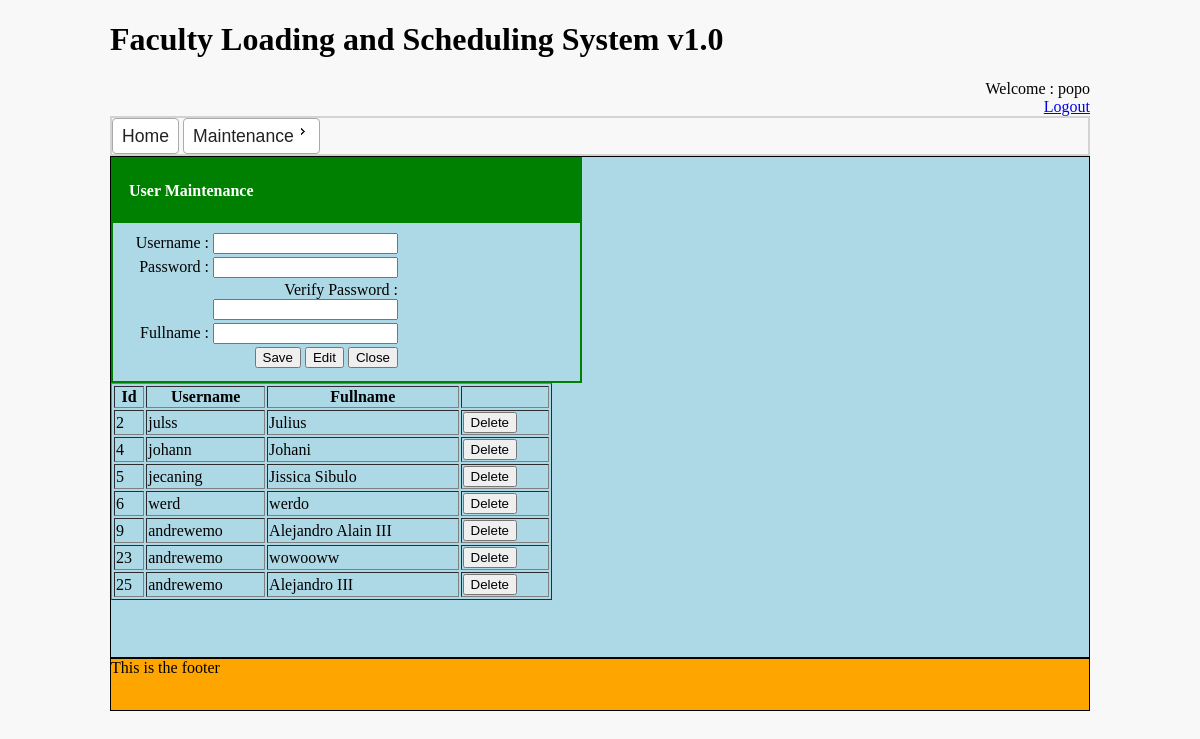
The app's page /index.php/default_controller/userMaintenance (signed in) with its own data.
### tables this page shows
CREATE TABLE IF NOT EXISTS `users` (
  `id` int(11) NOT NULL AUTO_INCREMENT,
  `username` varchar(255) DEFAULT NULL,
  `password` varchar(255) DEFAULT NULL,
  `FullName` varchar(255) NOT NULL,
  `ISDELETED` enum('Y','N') NOT NULL DEFAULT 'N',
  PRIMARY KEY (`id`)
);

### application/models/m_get_db.php (called while the page is built, shortened)
<?php
class M_Get_DB extends CI_Model
{
	function getAllUsers($userNames)
	{
		$this->db->select("id, username, password, fullname");
	    $this->db->from('users');
	    $this->db->where('isdeleted', 'N');
	    $this->db->where('username !=', $userNames);
	    $q = $this->db->get();
	    if($q->num_rows() > 0)
	    {
	        return $q->result();
    	} else {return "";}
	}
}

### index.php (called while the page is built, shortened)
<?php
require_once BASEPATH.'core/CodeIgniter.php';

### application/controllers/Default_Controller.php (the view, shortened to what this page needs)
<?php if ( ! defined('BASEPATH')) exit('No direct script access allowed');
class Default_Controller extends CI_Controller {
	var $name;
	var $color;
   function userMaintenance(){
   		$data['title'] = 'Main View Title';
		$data['name'] = $this->name;
		$data['color'] = $this->color;
		$u =  @$_POST['txtUsername'];
		$p =  @$_POST['txtPassword'];
		$data['header'] = 'layout/view_header';
		$data['menu'] = 'layout/view_menu';
		$data['footer'] = 'layout/view_footer';
		$data['listOfUsers'] = $this->listOfUsers();
		if($this->getUsers($u, $p ) != null || isset($_SESSION['username'])){
			$this->load->view('v_userMaintenance', $data);
		} else {
			$this->load->view('v_login', $data);
		}
   }
   function getUsers($u, $p)
   {
   		$this->load->model('m_get_db');
   		return $this->m_get_db->getAll($u, $p);
   }
	function listOfUsers(){
		$userNames 	= (isset($_SESSION['username']) ? $_SESSION['username'] : @$_POST['txtUsername']);
		$this->load->model('m_get_db');
		$result = $this->m_get_db->getAllUsers($userNames);
			$xxx = "";
			if($result != null){
				foreach($result as $test){
				$xxx .="<tr>
				<input type='hidden' name='a".$test->id."' id='a".$test->id."' value = ".$test->username.">
				<input type='hidden' name='f".$test->id."' id='f".$test->id."' value = ".$test->fullname.">
				<td  class = 'lvwUserMaintenance' id = ".$test->id." name= ".$test->id.">" . $test->id
				."</td> <td  class = 'lvwUserMaintenance' id = ".$test->id." >". $test->username
				."</td> <td  class = 'lvwUserMaintenance' id = ".$test->id." >" .$test->fullname ." </td>
				<td><input type='button' value='Delete' class='delUser' id=".$test->id."></td></tr>";
				}
			} else {
				$xxx .= "<td style='text-align:center' colspan='4'>No Result Found"
				."</td>";
			}
		return $xxx;
	}
}

### application/views/v_userMaintenance.php (shortened to what this page needs)
 <!DOCTYPE html>
<html lang="en">
	<head>
		<link rel="stylesheet" type="text/css" href="/scheduler-app/resources/css/myStyles.css"/>
		<link rel="stylesheet" type="text/css" href="/scheduler-app/resources/css/maintenance.css"/>
		<link rel="stylesheet" type="text/css" href="/scheduler-app/resources/css/jquery-ui/jquery-ui.css">
	</head>
	<body>
		<div id="header">
			<div class="header_inner">
				<div><?php $this->load->view( $header ) ?></div>
				<div style="text-align:right;"><div>Welcome : <?php echo $_SESSION['fullname'] ?></div><a href="/scheduler-app/index.php/Default_Controller/logout">	 Logout</a></div>
			</div>
		</div>
		<div class="menu_bar">
				<div><?php $this->load->view( $menu ) ?></div>
		</div>
		<div class='content'>
			<div class='content_inner '  style="border:0px solid yellow;">
				<div class='maintenance_header'>
					<h4>User Maintenance</h4>
				</div>
				<form action="/scheduler-app/index.php/Default_Controller/insertValues"  method="POST" id="Data">
					<div class='maintenance'>
							<div >
								<label for='txtUsername'>Username :</label> <input id='txtUsername' type='text' name='txtUsername'/>
							</div>
							<div >
								<label for='txtPassword'>Password : </label>
								<input id='txtPassword' type="password" name="txtPassword"/>
							</div>
							<div>
								<label for='txtPassword2'>Verify Password : </label>
								<input id='txtPassword2' type="password" />
							</div>
							<div >
								<label for='txtFullname'>Fullname :</label>
								<input id='txtFullname' type="text" name="txtFullname"/>
							</div>
							<div><input type="submit" value="Save"/>
								<input id='btnEdit' type="button" value="Edit"/>
								<input type="button" value="Close"/>
							</div>
					</div>
					<div>
						<table border=1 style="width:441px;">
							<tr><th>Id</th><th>Username</th><th>Fullname</th><th></th></tr>
							<?php echo $listOfUsers; ?>
						</table>
					</div>
				</form>
			</div>
		</div>
		<div class="footer">
			<?php $this->load->view( $footer ) ?>
		</div>
	</body>
</html>

### application/views/layout/view_header.php
<div id="header_inner" class='headerFont1'>
	<h1>Faculty Loading and Scheduling System v1.0</h1>
</div>

### application/views/layout/view_menu.php (shortened to what this page needs)
<div style='border:2px solid lightgray;'>
<div style="display:inline-block; border:0px solid black;">
<ul id="menu2">
	<li >
  		<a href="/scheduler-app/index.php/Default_Controller/homePage">Home</a>
  </li>
</ul>
</div>
<div style="display:inline-block; border:0px solid black;">
	<ul id="menu">
	  <li>
	    <a href="#">Maintenance</a>
	  </li>
	 </ul>
 </div>
</div>

### application/views/layout/view_footer.php
<div class="footer_inner">
	<div>This is the footer</div>
</div>

### resources/css/myStyles.css (style rules this page uses)
body { background-color:#F8F8F8; width:980px; margin-left:auto; margin-right:auto; }
.footer { background-color: orange; }
.footer_inner { border:1px solid black; height:51px; }
.content { border:1px solid black; background-color:lightblue; min-height: 500px; }
.content_inner { border:0px solid blue; width: 45%; }

### resources/css/maintenance.css (style rules this page uses)
.maintenance { border:2px solid green; padding:10px; width:447px; }
.maintenance_header { background-color: green; border:3px solid green; height:58px; width:450px; height:58px; color:white; padding-left:15px; }
.maintenance div { border:0px solid black; margin-bottom:3px; width:275px; text-align:right; }

### records on screen
users: id "2", username "julss", FullName "Julius"
users: id "4", username "johann", FullName "Johani"
users: id "5", username "jecaning", FullName "Jissica Sibulo"
users: id "6", username "werd", FullName "werdo"
users: id "9", username "andrewemo", FullName "Alejandro Alain III"
users: id "23", username "andrewemo", FullName "wowooww"
users: id "25", username "andrewemo", FullName "Alejandro III"

### other values on screen
$_SESSION['fullname'] "popo"
